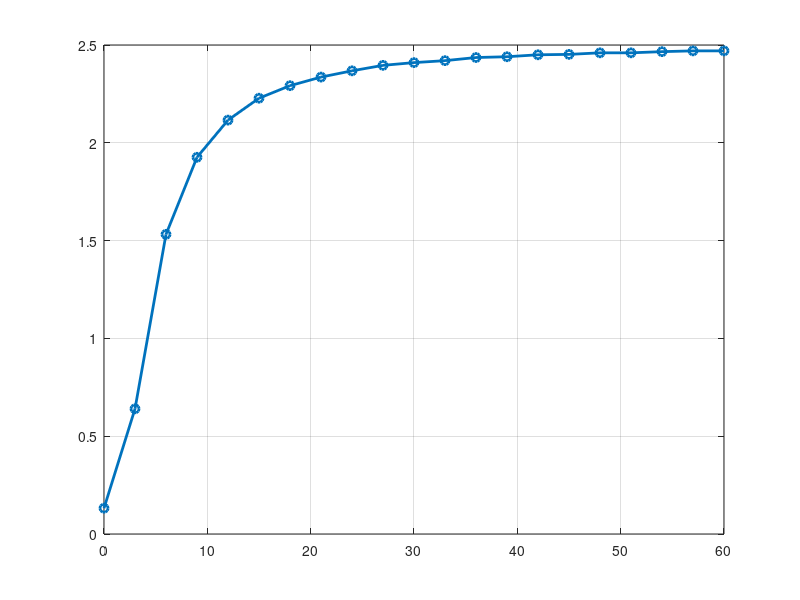

This chart was generated by the following MATLAB code: (Note: this script raises an error after producing the figure.)
clear all
close all
clc

values = [0.132 0.64 1.532 1.926 2.116 2.228 2.292 2.336 2.368 2.396 2.41 ...
    2.42 2.436 2.44 2.45 2.452 2.46 2.46 2.466 2.47 2.47];

distances = [0 3 6 9 12 15 18 21 24 27 30 33 36 39 42 45 48 51 54 57 60];

figure(1)
p=plot (distances, values, '-o','LineWidth',2)
grid on
[t,s] = title ('North Pole')
x = xlabel('Distance [mm]')
y = ylabel ('Voltage [V]')
ylim ([0 3])
a = yline(2.49)
a.LineWidth = 1;
a.LineStyle = '--';
% a.Label = 'Regime value'

p.MarkerFaceColor = [1 0.5 0];
p.MarkerSize = 8;
t.FontSize = 16;
% s.FontAngle='italic';
x.FontSize = 15;